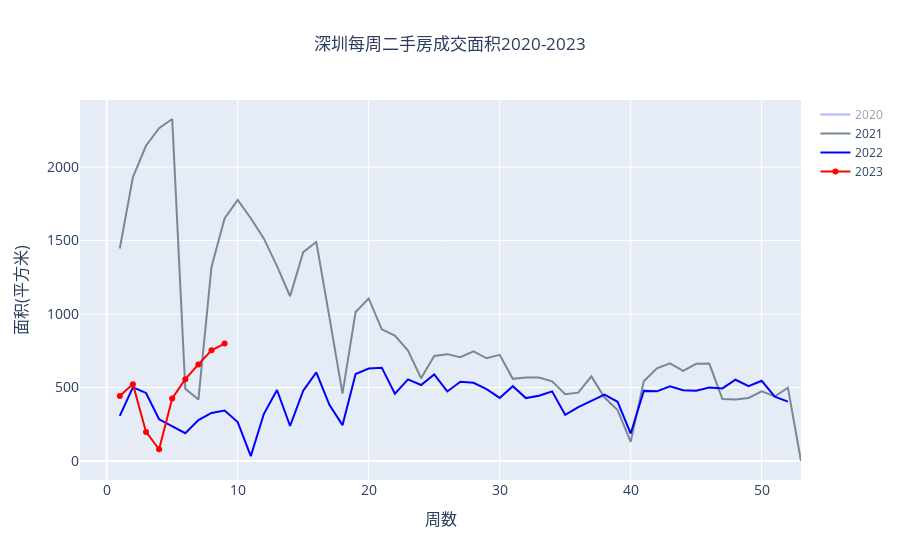

The notebook cell this image was saved under:
### Code cell
fig2.update_layout(barmode='group')
fig2.update_layout(title_text='深圳每周二手房成交面积2020-2023',title_x=0.5,
                 yaxis=dict(
        title='面积(平方米)',
        titlefont_size=16,
        tickfont_size=14),
                 xaxis=dict(
        title='周数',
        titlefont_size=16,
        tickfont_size=14))

### Figure 1 — Plotly figure (JSON) as saved in the notebook; plotly's stock layout.template omitted (floating-point values rounded to 4 significant figures)
{"data": [{"name": "2020", "type": "scatter", "visible": "legendonly", "x": [1, 2, 3, 4, 6, 7, 8, 9, 10, 11, 12, 13, 14, 15, 16, 17, 18, 19, 20, 21, 22, 23, 24, 25, 26, 27, 28, 29, 30, 31, 32, 33, 34, 35, 36, 37, 38, 39, 40, 41, 42, 43, 44, 45, 46, 47, 48, 49, 50, 51, 52, 53], "y": [905, 2813, 3722, 650, 59, 224, 493, 1002, 1657, 1941, 2216, 2092, 1665, 1408, 1959, 2388, 1739, 1366, 2410, 2681, 2751, 2540, 2760, 2858, 2304, 2500, 3060, 3184, 3198, 3320, 2879, 3284, 2954, 2542, 2060, 2469, 2228, 2507, 834, 447, 1538, 1894, 1700, 1434, 1609, 1561, 1589, 1454, 1612, 1749, 1844, 1321]}, {"marker": {"color": "lightslategray"}, "name": "2021", "type": "scatter", "x": [1, 2, 3, 4, 5, 6, 7, 8, 9, 10, 11, 12, 13, 14, 15, 16, 17, 18, 19, 20, 21, 22, 23, 24, 25, 26, 27, 28, 29, 30, 31, 32, 33, 34, 35, 36, 37, 38, 39, 40, 41, 42, 43, 44, 45, 46, 47, 48, 49, 50, 51, 52, 53], "y": [1446, 1931, 2145, 2264, 2327, 491, 418, 1320, 1650, 1776, 1652, 1513, 1326, 1121, 1421, 1490, 979, 458, 1014, 1106, 896, 853, 751, 563, 715, 727, 706, 746, 699, 722, 559, 568, 568, 542, 455, 465, 576, 432, 346, 130, 542, 631, 665, 614, 661, 663, 422, 419, 429, 474, 439, 499, 0]}, {"marker": {"color": "blue"}, "name": "2022", "type": "scatter", "x": [1, 2, 3, 4, 6, 7, 8, 9, 10, 11, 12, 13, 14, 15, 16, 17, 18, 19, 20, 21, 22, 23, 24, 25, 26, 27, 28, 29, 30, 31, 32, 33, 34, 35, 36, 37, 38, 39, 40, 41, 42, 43, 44, 45, 46, 47, 48, 49, 50, 51, 52], "y": [307, 502, 463, 284, 189, 278, 327, 343, 265, 33, 321, 483, 238, 478, 603, 382, 244, 592, 629, 635, 458, 555, 517, 589, 473, 539, 532, 489, 429, 509, 428, 444, 474, 314, 366, 408, 451, 403, 187, 477, 474, 508, 482, 478, 500, 494, 553, 509, 546, 438, 404]}, {"marker": {"color": "red"}, "name": "2023", "type": "scatter", "x": [1, 2, 3, 4, 5, 6, 7, 8, 9], "y": [442, 523, 198, 80, 426, 557, 657, 753, 799]}], "layout": {"barmode": "group", "title": {"text": "深圳每周二手房成交面积2020-2023", "x": 0.5}, "xaxis": {"tickfont": {"size": 14}, "title": {"font": {"size": 16}, "text": "周数"}}, "yaxis": {"tickfont": {"size": 14}, "title": {"font": {"size": 16}, "text": "面积(平方米)"}}}}
